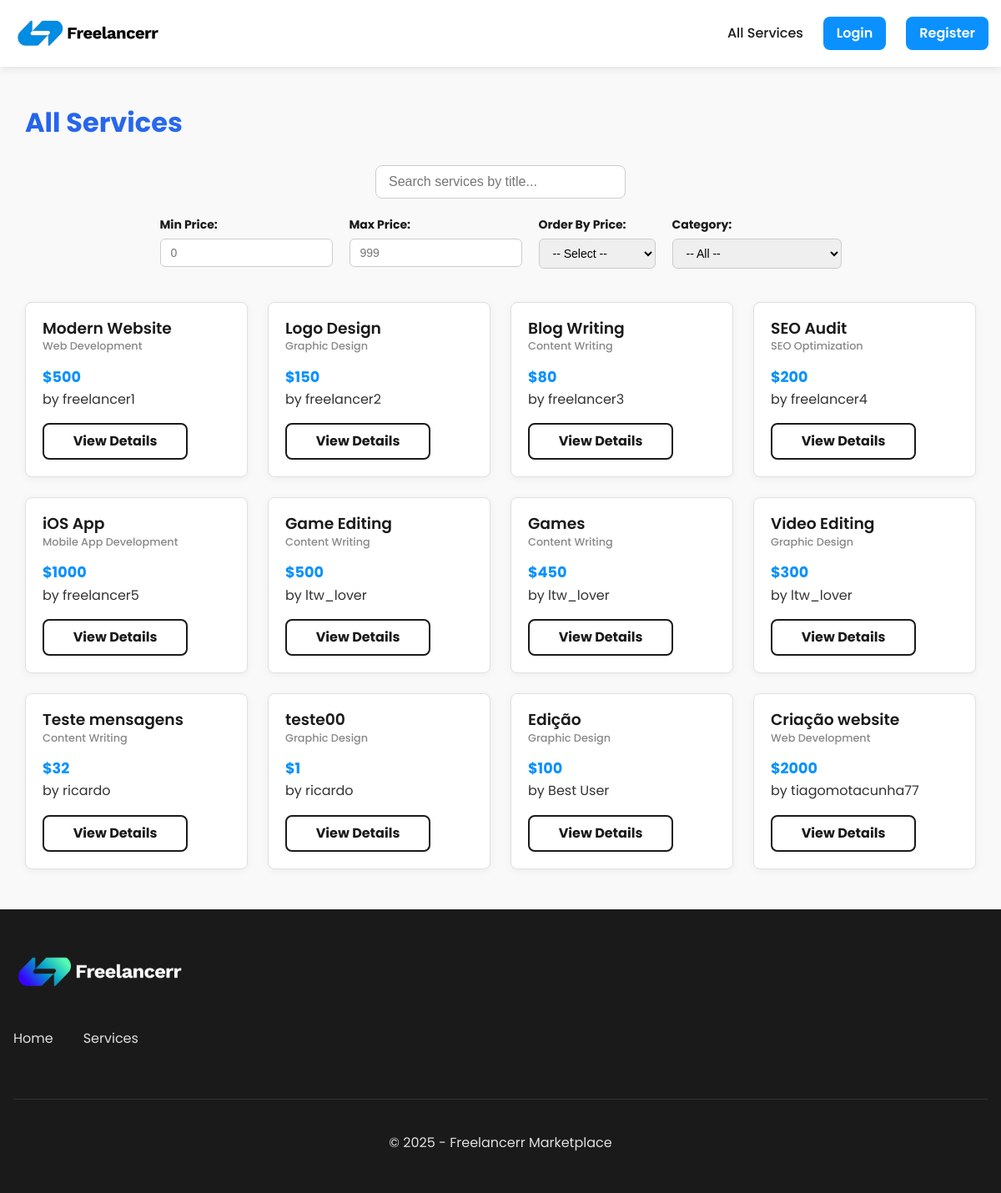
Page /pages/services/list.php on the committed database.
### tables this page shows
CREATE TABLE Services (
    id INTEGER PRIMARY KEY AUTOINCREMENT,
    freelancer_id INTEGER NOT NULL,
    title TEXT NOT NULL,
    description TEXT NOT NULL,
    category_id INTEGER NOT NULL,
    price REAL NOT NULL,
    delivery_time INTEGER NOT NULL,
    created_at DATETIME DEFAULT CURRENT_TIMESTAMP,
    image_path TEXT,
    video_path TEXT,
    FOREIGN KEY (freelancer_id) REFERENCES Users(id),
    FOREIGN KEY (category_id) REFERENCES Categories(id)
);

CREATE TABLE Categories (
    id INTEGER PRIMARY KEY AUTOINCREMENT,
    name TEXT UNIQUE NOT NULL,
    description TEXT
);

### public/pages/services/list.php (the view, shortened to what this page needs)
<?php
$db = getDB();
$userId = getCurrentUserID() ?? null;
$categoryId = $_GET['category'] ?? null;
$showMine = isset($_GET['mine']) && $_GET['mine'] == 1;
$searchQuery = $_GET['search'] ?? '';
$query = "
    SELECT Services.*, Categories.name AS category_name, Users.username AS freelancer_name
    FROM Services
    JOIN Categories ON Services.category_id = Categories.id
    JOIN Users ON Services.freelancer_id = Users.id
";
$params = [];
$stmt = $db->prepare($query);
$stmt->execute($params);
$services = $stmt->fetchAll(PDO::FETCH_ASSOC);
include_once '../../templates/header.php';
?>
<div class="featured-services">
    <div class="container">
        <?php
        if ($categoryId) {
            $stmt = $db->prepare("SELECT name FROM Categories WHERE id = ?");
            $stmt->execute([$categoryId]);
            $category = $stmt->fetch(PDO::FETCH_ASSOC);
            if ($category) {
                echo '<h1 class="gradient-heading">' . htmlspecialchars($category['name']) . '</h1>';
                ?>
                <div class="search-bar">
                    <input type="text" id="serviceSearch" placeholder="Search services by title..." value="<?php echo htmlspecialchars($searchQuery); ?>">
                </div>
                <form id="filterForm" class="service-filters">
                    <div>
                        <label for="min_price">Min Price:</label>
                        <input type="number" id="min_price" placeholder="0">
                    </div>
                    <div>
                        <label for="max_price">Max Price:</label>
                        <input type="number" id="max_price" placeholder="999">
                    </div>
                    <div>
                        <label for="order">Order By Price:</label>
                        <select id="order">
                            <option value="">-- Select --</option>
                            <option value="asc">Low to High</option>
                            <option value="desc">High to Low</option>
                        </select>
                    </div>
                </form>
                <?php
            }
        } else {
            echo '<h1 class="gradient-heading">All Services</h1>';
            ?>
            <div class="search-bar">
                <input type="text" id="serviceSearch" placeholder="Search services by title..." value="<?php echo htmlspecialchars($searchQuery); ?>">
            </div>
            <form id="filterForm" class="service-filters">
                <div>
                    <label for="min_price">Min Price:</label>
                    <input type="number" id="min_price" placeholder="0">
                </div>
                <div>
                    <label for="max_price">Max Price:</label>
                    <input type="number" id="max_price" placeholder="999">
                </div>
                <div>
                    <label for="order">Order By Price:</label>
                    <select id="order">
                        <option value="">-- Select --</option>
                    </select>
                </div>
                <div>
                    <label for="category">Category:</label>
                    <select id="category">
                        <option value="">-- All --</option>
                    </select>
                </div>
            </form>
            <?php
        }
        ?>
        <?php if (empty($services)): ?>
            <p>No services available yet.
                <?php if (!isLoggedIn()): ?>
                    <a href="<?php echo SITE_URL; ?>/pages/register.php">Register</a> and be the first to offer your services!
                <?php else: ?>
                    <a href="<?php echo SITE_URL; ?>/pages/services/add_job.php">Create a service</a> and be the first to offer your expertise!
                <?php endif; ?>
            </p>
        <?php else: ?>
            <div class="services-grid">
                <?php foreach ($services as $service): ?>
                    <div class="service-card"
                         data-title="<?php echo htmlspecialchars($service['title']); ?>"
                         data-price="<?php echo htmlspecialchars($service['price']); ?>"
                         data-category="<?php echo htmlspecialchars($service['category_id']); ?>">
                        <h3><?php echo htmlspecialchars($service['title']); ?></h3>
                        <p class="service-category"><?php echo htmlspecialchars($service['category_name']); ?></p>
                        <p class="service-price">$<?php echo htmlspecialchars($service['price']); ?></p>
                        <p class="service-freelancer">by <?php echo htmlspecialchars($service['freelancer_name']); ?></p>
                        <a href="<?php echo SITE_URL; ?>/pages/services/view.php?id=<?php echo $service['id']; ?>" class="btn">View Details</a>
                    </div>
                <?php endforeach; ?>
            </div>
        <?php endif; ?>
    </div>
</div>
<?php include_once '../../templates/footer.php'; ?>

### public/assets/css/style.css (style rules this page uses)
:root { --primary: #0a91ff; --primary-dark: #035ca5; --primary-light: #378bcf; --secondary: #1A1A1A; --secondary-light: #333333; --background: #f9f9f9; --white: #ffffff; --gray-light: #f4f4f4; --gray: #e0e0e0; --gray-dark: #888888; --success: #28a745; --error: #dc3545; --font-main: 'Poppins', 'Segoe UI', Tahoma, Geneva, Verdana, sans-serif; }
* { margin: 0; padding: 0; box-sizing: border-box; }
html, body { height: 100%; }
body { font-family: var(--font-main); line-height: 1.6; color: var(--secondary); background-color: var(--background); display: flex; flex-direction: column; min-height: 100vh; }
.container { width: 100%; max-width: 1200px; margin: 0 auto; padding: 0 15px; }
h1, h2, h3, h4, h5, h6 { margin-bottom: 0.8rem; font-weight: 600; line-height: 1.2; }
p { margin-bottom: 1rem; }
a { color: var(--primary); text-decoration: none; transition: color 0.3s, background-color 0.3s; }
.categories-section, .featured-services, .cta-section { padding: 3rem 0; }
.categories-grid, .services-grid { display: grid; grid-template-columns: repeat(auto-fill, minmax(250px, 1fr)); gap: 1.5rem; }
.service-card { background-color: var(--white); padding: 1.25rem; border-radius: 8px; box-shadow: 0 2px 10px rgba(0, 0, 0, 0.05); transition: transform 0.3s ease, box-shadow 0.3s ease; border: 1px solid var(--gray); overflow: hidden; display: flex; flex-direction: column; }
.service-card h3 { margin-bottom: 0rem; color: var(--secondary); font-weight: 600; }
.service-freelancer { margin-bottom: 1rem; }
.service-category { color: var(--gray-dark); font-weight: 500; margin-bottom: 0rem; font-size: 0.8rem; }
.service-price { font-weight: 700; color: var(--primary); font-size: 1.1rem; margin: 0.75rem 0 0 0; }
.service-freelancer { color: var(--secondary-light); margin-bottom: 1rem; }
.service-card .btn { margin-top: auto; justify-content: center; line-height: clamp(2rem, 5vw, 2.5rem); }
.btn { text-align: center; font-size: 1rem; border-radius: 8px; line-height: clamp(2.5rem, 7vw, 3rem); text-decoration: none; font-weight: 700; min-width: 10.875rem; margin: auto; margin-left: 0px !important; color: var(--secondary); padding: 0 1.5rem; box-sizing: border-box; background-color: var(--white); border: 2px solid var(--secondary); display: inline-flex; align-items: center; justify-content: center; position: relative; z-index: 1; transition: color 0.3s; cursor: pointer; }
.btn:before { content: ""; width: 0; height: 100%; background: var(--secondary); opacity: 1; position: absolute; display: block; bottom: 0; left: 0; transition: width 0.3s; z-index: -1; }
.search-bar { margin: 20px 0; text-align: center; }
.search-bar input[type="text"] { padding: 10px 15px; width: 300px; max-width: 90%; border: 1px solid #ccc; border-radius: 8px; font-size: 16px; }
.service-filters { display: flex; flex-wrap: wrap; justify-content: center; gap: 20px; margin: 20px 0 40px; }
.service-filters div { display: flex; flex-direction: column; align-items: flex-start; }
.service-filters label { font-weight: bold; margin-bottom: 5px; font-size: 14px; }
.service-filters input[type="number"], .service-filters select { padding: 8px 12px; border: 1px solid #ccc; border-radius: 6px; font-size: 14px; min-width: 140px; }
.gradient-heading { background: linear-gradient(135deg, #2563eb 0%, #3b82f6 100%); -webkit-background-clip: text; background-clip: text; color: transparent; font-weight: 700; margin-bottom: 2rem; }

### rows in the picture
services: title "Modern Website", category.name "Web Development", price "500", freelancer_name "freelancer1"
services: title "Logo Design", category.name "Graphic Design", price "150", freelancer_name "freelancer2"
services: title "Blog Writing", category.name "Content Writing", price "80", freelancer_name "freelancer3"
services: title "SEO Audit", category.name "SEO Optimization", price "200", freelancer_name "freelancer4"
services: title "iOS App", category.name "Mobile App Development", price "1000", freelancer_name "freelancer5"
services: title "Game Editing", category.name "Content Writing", price "500", freelancer_name "ltw_lover"
services: title "Games", category.name "Content Writing", price "450", freelancer_name "ltw_lover"
services: title "Video Editing", category.name "Graphic Design", price "300", freelancer_name "ltw_lover"
services: title "Teste mensagens", category.name "Content Writing", price "32", freelancer_name "ricardo"
services: title "teste00", category.name "Graphic Design", price "1", freelancer_name "ricardo"
services: title "Edição", category.name "Graphic Design", price "100", freelancer_name "Best User"
services: title "Criação website", category.name "Web Development", price "2000", freelancer_name "tiagomotacunha77"
